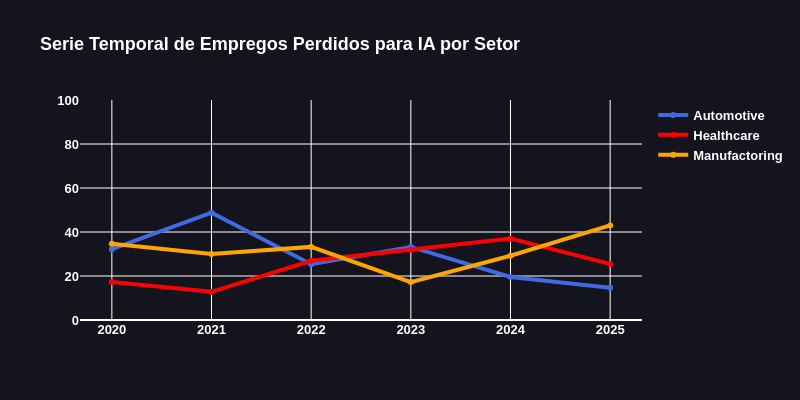

The cell this chart's notebook holds for it:
### Code cell
fig4.update_layout(
    yaxis_range=[0,100],
    title='Serie Temporal de Empregos Perdidos para IA por Setor',
    height=400,            
    width=800,            
    font=dict(
        color="white", 
        family="Arial",
        size=13,
        weight='bold'
    ),
    plot_bgcolor='rgba(0, 0, 0, 0)',
    paper_bgcolor='rgba(20, 20, 30, 1)'
)

fig4.show()

### Figure 1 — Plotly figure (JSON) as saved in the notebook; plotly's stock layout.template omitted (floating-point values rounded to 4 significant figures)
{"data": [{"line": {"color": "royalblue", "width": 4}, "name": "Automotive", "type": "scatter", "x": [2020, 2021, 2022, 2023, 2024, 2025], "y": [32.2, 48.78, 25.35, 33.21, 19.57, 14.64]}, {"line": {"color": "red", "width": 4}, "name": "Healthcare", "type": "scatter", "x": [2020, 2021, 2022, 2023, 2024, 2025], "y": [17.29, 12.82, 26.92, 31.78, 37.0, 25.5]}, {"line": {"color": "orange", "width": 4}, "name": "Manufactoring", "type": "scatter", "x": [2020, 2021, 2022, 2023, 2024, 2025], "y": [34.68, 30.01, 33.23, 17.23, 29.22, 42.98]}], "layout": {"font": {"color": "white", "family": "Arial", "size": 13, "weight": "bold"}, "height": 400, "paper_bgcolor": "rgba(20, 20, 30, 1)", "plot_bgcolor": "rgba(0, 0, 0, 0)", "title": {"text": "Serie Temporal de Empregos Perdidos para IA por Setor"}, "width": 800, "yaxis": {"range": [0, 100]}}}
